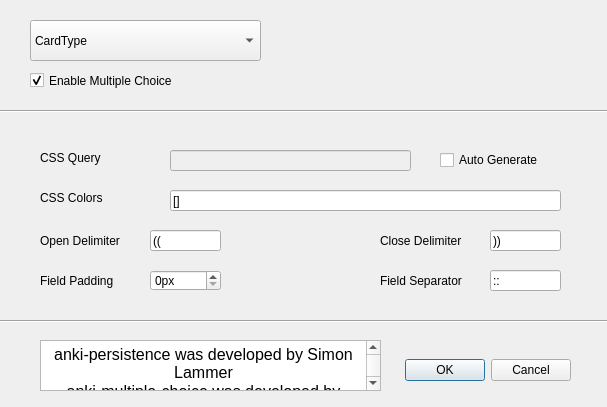
<?xml version="1.0" encoding="UTF-8"?>
<ui version="4.0">
 <class>MultipleChoiceOptionDialog</class>
 <widget class="QDialog" name="MultipleChoiceOptionDialog">
  <property name="geometry">
   <rect>
    <x>0</x>
    <y>0</y>
    <width>607</width>
    <height>407</height>
   </rect>
  </property>
  <property name="windowTitle">
   <string>Dialog</string>
  </property>
  <widget class="QDialogButtonBox" name="buttonBox">
   <property name="geometry">
    <rect>
     <x>350</x>
     <y>350</y>
     <width>221</width>
     <height>41</height>
    </rect>
   </property>
   <property name="orientation">
    <enum>Qt::Horizontal</enum>
   </property>
   <property name="standardButtons">
    <set>QDialogButtonBox::Cancel|QDialogButtonBox::Ok</set>
   </property>
  </widget>
  <widget class="QSpinBox" name="fieldPaddingSpinBox">
   <property name="geometry">
    <rect>
     <x>150</x>
     <y>270</y>
     <width>71</width>
     <height>21</height>
    </rect>
   </property>
   <property name="suffix">
    <string>px</string>
   </property>
  </widget>
  <widget class="QLabel" name="fieldPaddingLabel">
   <property name="geometry">
    <rect>
     <x>40</x>
     <y>270</y>
     <width>101</width>
     <height>21</height>
    </rect>
   </property>
   <property name="text">
    <string>Field Padding</string>
   </property>
  </widget>
  <widget class="QLabel" name="openDelimLabel">
   <property name="geometry">
    <rect>
     <x>40</x>
     <y>230</y>
     <width>101</width>
     <height>21</height>
    </rect>
   </property>
   <property name="text">
    <string>Open Delimiter</string>
   </property>
  </widget>
  <widget class="QLabel" name="closeDelimLabel">
   <property name="geometry">
    <rect>
     <x>380</x>
     <y>230</y>
     <width>101</width>
     <height>21</height>
    </rect>
   </property>
   <property name="text">
    <string>Close Delimiter</string>
   </property>
  </widget>
  <widget class="QLineEdit" name="openDelimLineEdit">
   <property name="geometry">
    <rect>
     <x>150</x>
     <y>230</y>
     <width>71</width>
     <height>21</height>
    </rect>
   </property>
   <property name="text">
    <string>((</string>
   </property>
  </widget>
  <widget class="QLineEdit" name="closeDelimLineEdit">
   <property name="geometry">
    <rect>
     <x>490</x>
     <y>230</y>
     <width>71</width>
     <height>21</height>
    </rect>
   </property>
   <property name="text">
    <string>))</string>
   </property>
  </widget>
  <widget class="QLineEdit" name="fieldSeparatorLineEdit">
   <property name="geometry">
    <rect>
     <x>490</x>
     <y>270</y>
     <width>71</width>
     <height>21</height>
    </rect>
   </property>
   <property name="text">
    <string>::</string>
   </property>
  </widget>
  <widget class="QLabel" name="fieldSeparatorLabel">
   <property name="geometry">
    <rect>
     <x>380</x>
     <y>270</y>
     <width>101</width>
     <height>21</height>
    </rect>
   </property>
   <property name="text">
    <string>Field Separator</string>
   </property>
  </widget>
  <widget class="QComboBox" name="cardTypeSelector">
   <property name="geometry">
    <rect>
     <x>30</x>
     <y>20</y>
     <width>231</width>
     <height>41</height>
    </rect>
   </property>
   <property name="maxVisibleItems">
    <number>10</number>
   </property>
   <item>
    <property name="text">
     <string>CardType</string>
    </property>
   </item>
  </widget>
  <widget class="QLabel" name="cssQueryLabel">
   <property name="geometry">
    <rect>
     <x>40</x>
     <y>150</y>
     <width>81</width>
     <height>16</height>
    </rect>
   </property>
   <property name="toolTip">
    <string>&lt;html&gt;&lt;head/&gt;&lt;body&gt;&lt;p&gt;A CSS query to select the elements which contain all Multiple Choices.&lt;/p&gt;&lt;/body&gt;&lt;/html&gt;</string>
   </property>
   <property name="text">
    <string>CSS Query</string>
   </property>
  </widget>
  <widget class="QLineEdit" name="cssQueryLineEdit">
   <property name="enabled">
    <bool>false</bool>
   </property>
   <property name="geometry">
    <rect>
     <x>170</x>
     <y>150</y>
     <width>241</width>
     <height>21</height>
    </rect>
   </property>
  </widget>
  <widget class="QLabel" name="cssColorsLabel">
   <property name="geometry">
    <rect>
     <x>40</x>
     <y>190</y>
     <width>81</width>
     <height>16</height>
    </rect>
   </property>
   <property name="toolTip">
    <string>&lt;html&gt;&lt;head/&gt;&lt;body&gt;&lt;p&gt;A list of CSS colors. The first field will be displayed with the first color. Colors will be repeated, if fields exceed colors.&lt;/p&gt;&lt;/body&gt;&lt;/html&gt;</string>
   </property>
   <property name="text">
    <string>CSS Colors</string>
   </property>
  </widget>
  <widget class="QLineEdit" name="cssColorsLineEdit">
   <property name="geometry">
    <rect>
     <x>170</x>
     <y>190</y>
     <width>391</width>
     <height>21</height>
    </rect>
   </property>
   <property name="text">
    <string>[]</string>
   </property>
  </widget>
  <widget class="QCheckBox" name="enableCheckBox">
   <property name="geometry">
    <rect>
     <x>30</x>
     <y>60</y>
     <width>171</width>
     <height>41</height>
    </rect>
   </property>
   <property name="toolTip">
    <string/>
   </property>
   <property name="text">
    <string>Enable Multiple Choice</string>
   </property>
   <property name="checked">
    <bool>true</bool>
   </property>
   <property name="autoRepeat">
    <bool>false</bool>
   </property>
   <property name="tristate">
    <bool>false</bool>
   </property>
  </widget>
  <widget class="Line" name="lineTop">
   <property name="geometry">
    <rect>
     <x>-10</x>
     <y>101</y>
     <width>761</width>
     <height>21</height>
    </rect>
   </property>
   <property name="orientation">
    <enum>Qt::Horizontal</enum>
   </property>
  </widget>
  <widget class="Line" name="lineBottom">
   <property name="geometry">
    <rect>
     <x>-70</x>
     <y>311</y>
     <width>821</width>
     <height>20</height>
    </rect>
   </property>
   <property name="orientation">
    <enum>Qt::Horizontal</enum>
   </property>
  </widget>
  <widget class="QCheckBox" name="autoGenerateCheckBox">
   <property name="geometry">
    <rect>
     <x>440</x>
     <y>150</y>
     <width>121</width>
     <height>20</height>
    </rect>
   </property>
   <property name="text">
    <string>Auto Generate</string>
   </property>
  </widget>
  <widget class="QTextBrowser" name="textBrowser">
   <property name="geometry">
    <rect>
     <x>40</x>
     <y>340</y>
     <width>341</width>
     <height>51</height>
    </rect>
   </property>
   <property name="html">
    <string>&lt;!DOCTYPE HTML PUBLIC &quot;-//W3C//DTD HTML 4.0//EN&quot; &quot;http://www.w3.org/TR/REC-html40/strict.dtd&quot;&gt;
&lt;html&gt;&lt;head&gt;&lt;meta name=&quot;qrichtext&quot; content=&quot;1&quot; /&gt;&lt;style type=&quot;text/css&quot;&gt;
p, li { white-space: pre-wrap; }
&lt;/style&gt;&lt;/head&gt;&lt;body style=&quot; font-family:'.SF NS Text'; font-size:13pt; font-weight:400; font-style:normal;&quot;&gt;
&lt;p align=&quot;center&quot; style=&quot; margin-top:0px; margin-bottom:0px; margin-left:0px; margin-right:0px; -qt-block-indent:0; text-indent:0px;&quot;&gt;&lt;span style=&quot; font-size:12pt;&quot;&gt;anki-persistence was developed by Simon Lammer&lt;/span&gt;&lt;/p&gt;
&lt;p align=&quot;center&quot; style=&quot; margin-top:0px; margin-bottom:0px; margin-left:0px; margin-right:0px; -qt-block-indent:0; text-indent:0px;&quot;&gt;&lt;span style=&quot; font-size:12pt;&quot;&gt;anki-multiple-choice was developed by Henrik Giesel&lt;/span&gt;&lt;/p&gt;&lt;/body&gt;&lt;/html&gt;</string>
   </property>
  </widget>
 </widget>
 <resources/>
 <connections>
  <connection>
   <sender>buttonBox</sender>
   <signal>accepted()</signal>
   <receiver>MultipleChoiceOptionDialog</receiver>
   <slot>accept()</slot>
   <hints>
    <hint type="sourcelabel">
     <x>248</x>
     <y>254</y>
    </hint>
    <hint type="destinationlabel">
     <x>157</x>
     <y>274</y>
    </hint>
   </hints>
  </connection>
  <connection>
   <sender>buttonBox</sender>
   <signal>rejected()</signal>
   <receiver>MultipleChoiceOptionDialog</receiver>
   <slot>reject()</slot>
   <hints>
    <hint type="sourcelabel">
     <x>316</x>
     <y>260</y>
    </hint>
    <hint type="destinationlabel">
     <x>286</x>
     <y>274</y>
    </hint>
   </hints>
  </connection>
 </connections>
</ui>
